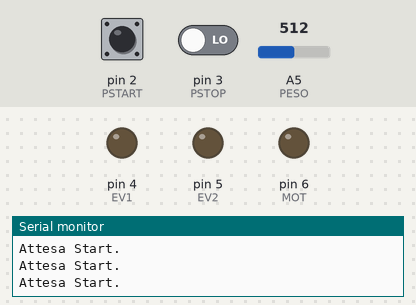
The sketch below on a simulated Arduino Uno, built with avr-gcc and run on an emulated ATmega328P. Shown: output pins drawn as LEDs (lit = HIGH), the last lines printed to the serial monitor. The test bench sets the inputs (shaded band); at power-on: pin 2 (PSTART) LOW, A5 (PESO) = 512, pin 3 (PSTOP) LOW.

Above: at 1.2 s.
1.3 s: pin 2 (PSTART) pulled HIGH for 0.15 s
At 2.5 s:
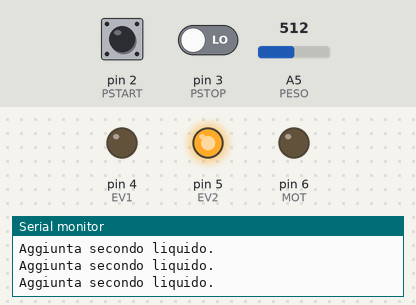
2.9 s: A5 (PESO) set to 760
5.9 s: A5 (PESO) set to 775
At 7.1 s:
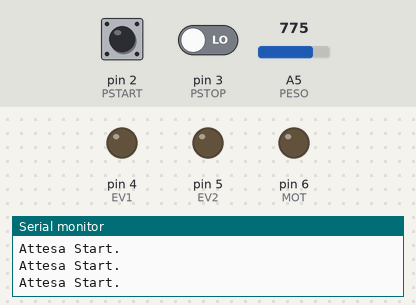
7.4 s: pin 2 (PSTART) driven HIGH and pin 3 (PSTOP) driven HIGH
10.4 s: pin 2 (PSTART) driven LOW
Timing chart, 0 to 13.4 s (numbered marks = the images above; inputs shaded):
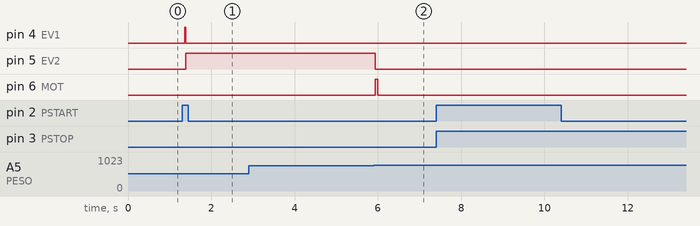

Measured:
- the behaviour switches between 767 and 768 on A5 (PESO) (found by bisection; images 1 and 2)
- after the input at 1.3 s, pin 4 (EV1): LOW → HIGH after 0.06 s, → LOW 0.03 s later; pin 5 (EV2): LOW → HIGH after 0.09 s
- after the input at 5.9 s, pin 5 (EV2): HIGH → LOW at once; pin 6 (MOT): LOW → HIGH at once, → LOW 0.06 s later

The sketch:

imbottigliatrice.ino
```cpp
#define PSTART 2
#define PSTOP 3
#define PESO A5
#define EV1 4
#define EV2 5
#define MOT 6

unsigned int stato, bottiglie;
unsigned long tempo;

void setup() {
  pinMode(PSTART, INPUT);
  pinMode(PSTOP, INPUT);
  pinMode(PESO, INPUT);
  pinMode(EV1, OUTPUT);
  pinMode(EV2, OUTPUT);
  pinMode(MOT, OUTPUT);

  stato = tempo = bottiglie = 0;

  Serial.begin(9600);
}

void loop() {
  switch(stato){

    case 0:
      Serial.println("Attesa Start.");

      digitalWrite(EV1, LOW);
      digitalWrite(EV2, LOW);
      digitalWrite(MOT, LOW);

      if(digitalRead(PSTART) == HIGH)
        stato = 1;

      break;

     case 1:
      Serial.println("Verifica presenza bottiglia.");

      digitalWrite(EV1, LOW);
      digitalWrite(EV2, LOW);
      digitalWrite(MOT, LOW);

      if(map(analogRead(PESO),0,1023,0,1200) >= 200)
        stato = 2;

      if(digitalRead(PSTOP) == HIGH || millis()-tempo >= 3000)
        stato = 0;

      break;

     case 2:
      Serial.println("Aggiunta primo liquido.");

      digitalWrite(EV1, HIGH);
      digitalWrite(EV2, LOW);
      digitalWrite(MOT, LOW);

      if(map(analogRead(PESO),0,1023,0,1200) >= 400)
        stato = 3;

      if(digitalRead(PSTOP) == HIGH)
        stato = 0;

      break;

     case 3:
      Serial.println("Aggiunta secondo liquido.");

      digitalWrite(EV1, LOW);
      digitalWrite(EV2, HIGH);
      digitalWrite(MOT, LOW);

      if(map(analogRead(PESO),0,1023,0,1200) >= 900)
        stato = 4;

      if(digitalRead(PSTOP) == HIGH)
        stato = 0;

      break;

     case 4:
      Serial.println("Sposta la bottiglia.");

      digitalWrite(EV1, LOW);
      digitalWrite(EV2, LOW);
      digitalWrite(MOT, HIGH);

      if(millis()-tempo >= 3000)
        stato = 5;

      if(digitalRead(PSTOP) == HIGH)
        stato = 0;

      break;

     case 5:
      Serial.println("Verifica pacco bottiglie.");

      bottiglie++;

      if(bottiglie >= 6)
        stato = 0;
      else
        stato = 1;

      break;
  }
}
```
